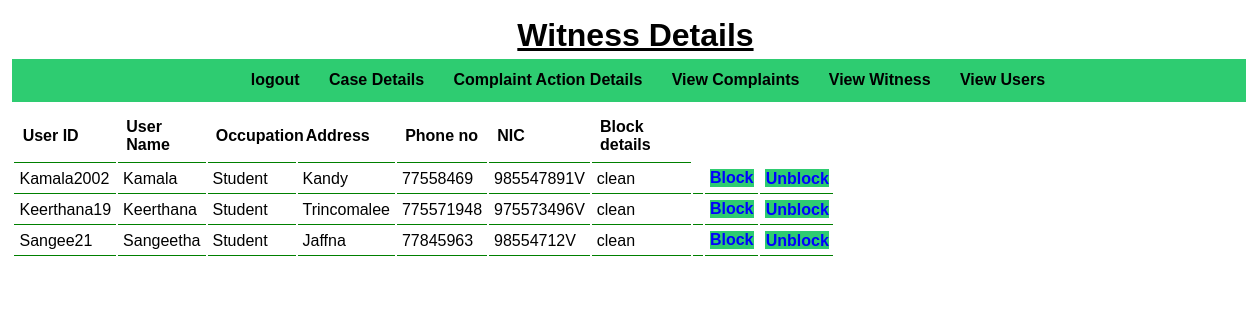
The app's page /view_users.php with its own data.
### tables this page shows
CREATE TABLE `user` (
  `user_id` varchar(20) NOT NULL,
  `password` varchar(255) NOT NULL,
  `name` varchar(20) NOT NULL,
  `occupation` varchar(20) NOT NULL,
  `address` varchar(70) NOT NULL,
  `phoneno` int(10) NOT NULL,
  `nic` varchar(10) NOT NULL,
  `type` varchar(20) DEFAULT NULL
);

### view_users.php (the view, shortened to what this page needs)
<?php include('connection.php');?>
    <link rel="stylesheet" href="..\Css\admin.css">
<div class="main-content">
    <div class="wrapper">
        <h1 style='text-align:center'><u>Witness Details</u></h1>
        <div class="complaints">
           <div class="wrapper">
                <ul>
                    <li><a href="admin_login.php">logout</a></li>
                    <li><a href="view_cases1.php">Case Details</a></li>
                    <li><a href="complaint_action_details.php">Complaint Action Details</a></li>
                    <li><a href="view_complaints.php">View Complaints</a></li>
                    <li><a href="view_witness.php">View Witness</a></li>
                    <li><a href="view_users.php">View Users</a></li>
                </ul>
                </div>
        </div>
    <table cellpadding="pixels" cellspacing="pixels">
        <tr>
            <th>User ID</th>
            <th>User Name</th>
            <th>Occupation</th>
            <th>Address</th>
            <th>Phone no</th>
            <th>NIC</th>
            <th>Block details</th>
        </tr>
        <?php
        $sql="select * from user";
        $res=mysqli_query($conn,$sql) or die(mysqli_error());
        if($res==true)
        {
            $count=mysqli_num_rows($res);
            if( $count>0)
            {
                while($rows=mysqli_fetch_assoc($res))
                {
                    $user_id=$rows['user_id'];
                    $name=$rows['name'];
                    $occupation=$rows['occupation'];
                    $address=$rows['address'];
                    $phoneno=$rows['phoneno'];
                    $nic=$rows['nic'];
                    $type=$rows['type'];
                    ?>
                       <tr>
                        <td><?php echo $user_id;?> </td>
                        <td><?php echo $name;?> </td>
                        <td><?php echo $occupation;?> </td>
                        <td><?php echo $address;?> </td>
                        <td><?php echo $phoneno;?> </td>
                        <td><?php echo $nic;?> </td>
                        <td><?php echo $type;?> </td>
                        <td>
                        <td><a href="<?php echo SITEURL;?> user_block.php?user_id=<?php echo $user_id;?>" class="btn btn-secondary">Block</a></td>
                        <td><a href="<?php echo SITEURL;?> user_unblock.php?user_id=<?php echo $user_id;?>" class="btn-secondary">Unblock</a></td>
                    </td>
                       </tr>
                    <?php
                }
            }
        }
        ?>
    </table>
</div>
</div>

### admin.css (style rules this page uses)
* { margin: 0; padding: 0; font-family: Arial, Helvetica, sans-serif; }
.wrapper { padding: 1%; width: 100%; margin: 5 auto; }
.complaints { text-align: center; background-color: #2ecc71; text-align: center; }
.complaints ul { list-style-type: none; }
.complaints ul li { display: inline; padding: 1%; }
.complaints ul li a { text-decoration-line: none; font-weight: bolder; color: black; }
h1 { text-align: center; }
table tr th { border-bottom: 1px solid green; padding: 1%; text-align: left; }
table tr td { padding: 1%; }
.btn-secondary { background-color: #2ecc71; padding: 1%; color: blue; text-decoration: none; font-weight: bold; }
table tr td { border-bottom: 1px solid green; padding: 5px; text-align: left; }

### view_users.php (style rules this page uses)
td { padding:0 15px; }

### records on screen
user: user_id "Kamala2002", name "Kamala", occupation "Student", address "Kandy", phoneno "77558469", nic "985547891V", type "clean"
user: user_id "Keerthana19", name "Keerthana", occupation "Student", address "Trincomalee", phoneno "775571948", nic "975573496V", type "clean"
user: user_id "Sangee21", name "Sangeetha", occupation "Student", address "Jaffna", phoneno "77845963", nic "98554712V", type "clean"
